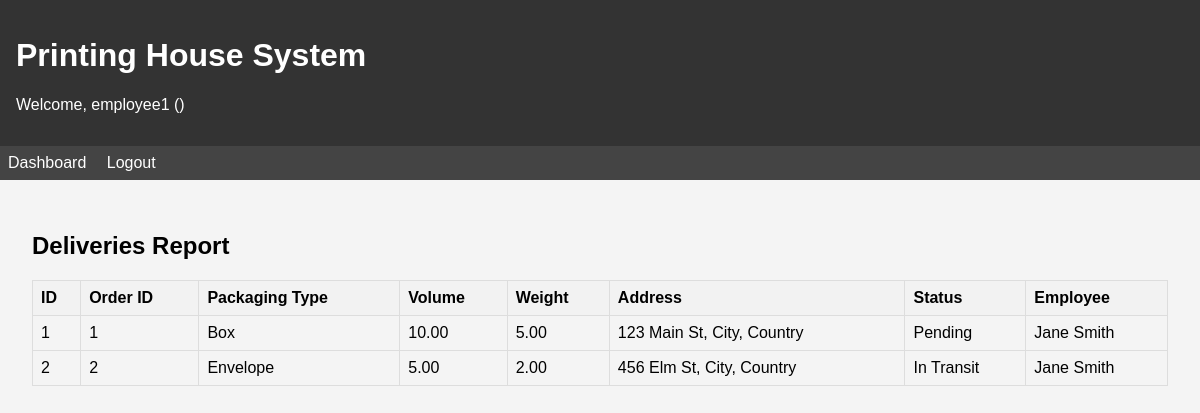
Before: /reports/deliveries/ (signed in) with the older database file.
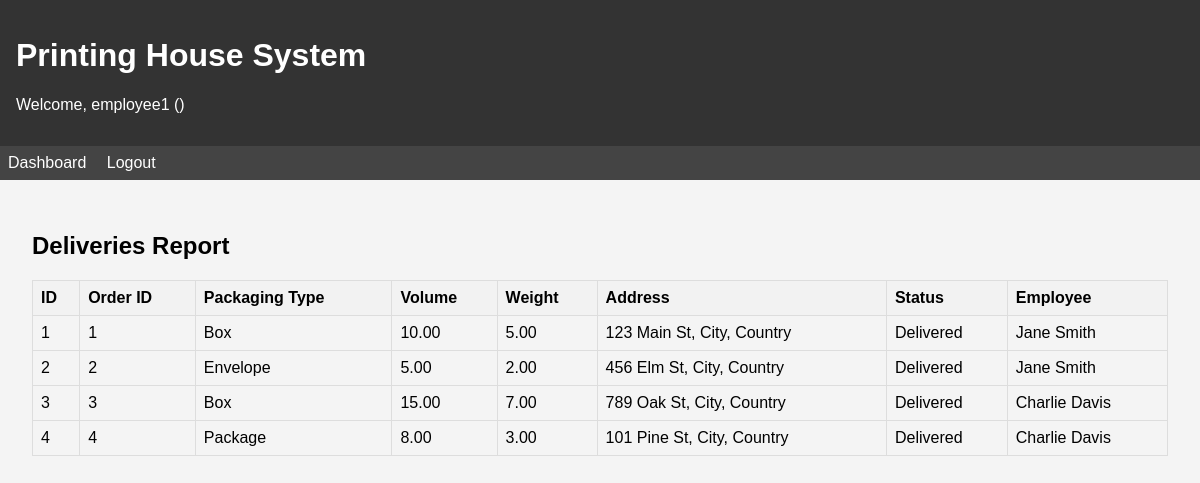
After: the same page with the newer database file.
### printing_house_app/models.py (models this page shows, shortened)
class Delivery(models.Model):
    packaging_type = models.CharField(max_length=50)
    volume = models.DecimalField(max_digits=10, decimal_places=2, validators=[MinValueValidator(0)])
    weight = models.DecimalField(max_digits=10, decimal_places=2, validators=[MinValueValidator(0)])
    address = models.TextField()
    order = models.OneToOneField(Order, on_delete=models.CASCADE, related_name='delivery')
    employee = models.ForeignKey(Employees, on_delete=models.SET_NULL, null=True, blank=True, related_name='deliveries')
    status = models.ForeignKey(DeliveryStatus, on_delete=models.CASCADE, related_name='deliveries')

class Order(models.Model):
    client_name = models.CharField(max_length=255)
    order_date = models.DateField()
    print_date = models.DateField()
    service_package = models.CharField(max_length=255)
    quantity = models.IntegerField(validators=[MinValueValidator(1)])
    amount = models.DecimalField(max_digits=10, decimal_places=2, validators=[MinValueValidator(0)])
    address = models.TextField()
    client = models.ForeignKey(Contacts, on_delete=models.CASCADE, related_name='orders')
    service = models.ForeignKey(Service, on_delete=models.CASCADE, related_name='orders')
    premises = models.ForeignKey(Premises, on_delete=models.CASCADE, related_name='orders')

class DeliveryStatus(models.Model):
    status = models.CharField(max_length=50)
    count = models.IntegerField(default=0)

class Employees(models.Model):
    user = models.OneToOneField(User, on_delete=models.CASCADE, related_name='employee')
    position = models.CharField(max_length=100)
    salary = models.DecimalField(max_digits=10, decimal_places=2, validators=[MinValueValidator(0)])
    premises = models.ForeignKey(Premises, on_delete=models.CASCADE, related_name='employees')

### printing_house_app/views.py (the view)
# urls.py: path('reports/deliveries/', views.deliveries_report, name='deliveries_report'),
@login_required
def deliveries_report(request):
    if not (has_role(request.user, 'manager') or has_role(request.user, 'owner')):
        messages.error(request, 'Permission denied')
        return redirect('dashboard')
    deliveries = Delivery.objects.select_related('order', 'employee', 'status').all()
    return render(request, 'printing_house_app/deliveries_report.html', {'deliveries': deliveries})

### printing_house_app/views.py (called while the page is built)
def has_role(user, role):
    if user.is_superuser:
        return role in ['owner', 'manager']  # Superuser has owner/manager access
    if role == 'client':
        return hasattr(user, 'contact')
    elif role == 'courier' or role == 'manager':
        if hasattr(user, 'employee'):
            position = user.employee.position.lower()
            if role == 'manager' and 'manager' in position:
                return True
            elif role == 'courier' and 'courier' in position:
                return True
    elif role == 'owner':
        return user.is_superuser
    return False

### printing_house_app/templates/printing_house_app/deliveries_report.html (shortened to what this page needs)
{% extends "printing_house_app/base.html" %}
{% block content %}
<h2>Deliveries Report</h2>
{% if deliveries %}
<table>
    <thead>
        <tr>
            <th>ID</th>
            <th>Order ID</th>
            <th>Packaging Type</th>
            <th>Volume</th>
            <th>Weight</th>
            <th>Address</th>
            <th>Status</th>
            <th>Employee</th>
        </tr>
    </thead>
    <tbody>
        {% for delivery in deliveries %}
        <tr>
            <td>{{ delivery.id }}</td>
            <td>{{ delivery.order.id }}</td>
            <td>{{ delivery.packaging_type }}</td>
            <td>{{ delivery.volume }}</td>
            <td>{{ delivery.weight }}</td>
            <td>{{ delivery.address }}</td>
            <td>{{ delivery.status.status }}</td>
            <td>{{ delivery.employee.user.get_full_name }}</td>
        </tr>
        {% endfor %}
    </tbody>
</table>
{% else %}
<p>No deliveries found.</p>
{% endif %}
{% endblock %}

Changed rows visible on the page:
changed Delivery "123 Main St, City, Country": status.status "Pending" → "Delivered"
changed Delivery "Envelope": status.status "In Transit" → "Delivered"
added Delivery: id "3", order.id "3", packaging_type "Box", volume "15.00", weight "7.00", address "789 Oak St, City, Country", status.status "Delivered", employee.user.get_full_name "Charlie Davis"
added Delivery: id "4", order.id "4", packaging_type "Package", volume "8.00", weight "3.00", address "101 Pine St, City, Country", status.status "Delivered", employee.user.get_full_name "Charlie Davis"
